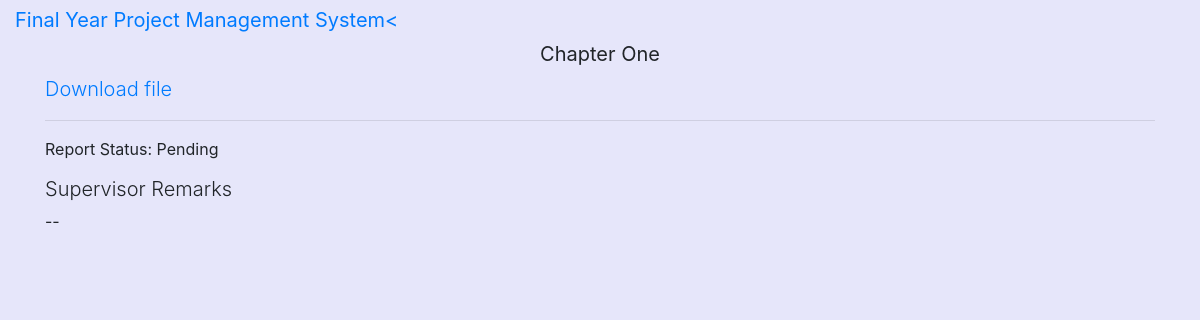
The app's page /detail_report/1/ with its own data.
### main/models.py (models this page shows, shortened)
class Report(models.Model):
	title = models.CharField(max_length=100, null=True)
	file = models.FileField(upload_to="files", null=True)
	date_posted = models.DateTimeField(auto_now_add=True)
	student = models.ForeignKey(User, on_delete=models.CASCADE)
	supervisor = models.ForeignKey(Supervisor, on_delete=models.CASCADE)
	status = models.CharField(max_length=50, choices=status, default="Pending")
	supervisor_remarks = models.TextField(default="--", blank=True, null=True)

### main/views.py (the view)
# urls.py: path('detail_report/<int:pk>/', LecturerReportDetail.as_view(), name="detail_report"),
class LecturerReportDetail(DetailView):
	model = Report
	context_object_name = 'report'
	template_name = 'main/lecturer_report_detail.html'

### main/templates/main/lecturer_report_detail.html (shortened to what this page needs)
{% extends 'main/lecturer_base.html' %}
{% block body %}
		<h4 class="lead text-center"><b>{{report.title}}</b></h4>
		<a href="{{report.file.url}}" class="lead">Download file</a>
		<hr />
		<p>Report Status:  {{report.status}}</p>
		<h5 class="lead">Supervisor Remarks</h5>
		<p>{{report.supervisor_remarks}}</p>
{% endblock %}

### records on screen
Report: title "Chapter One", status "Pending", supervisor_remarks "--"
